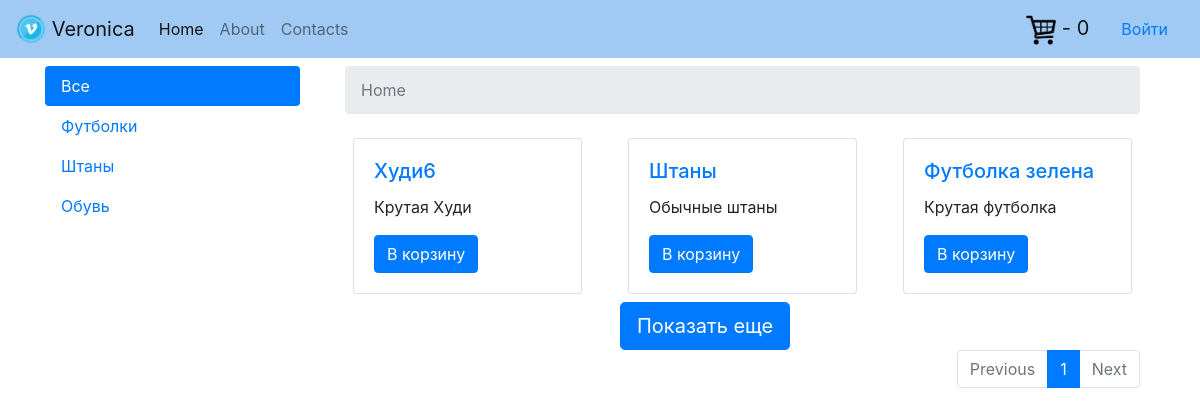
The page / on the database its author committed.
### tables this page shows
CREATE TABLE `categories` (
  `id` int(11) NOT NULL,
  `title` varchar(255) NOT NULL
);

CREATE TABLE `products` (
  `id` int(11) NOT NULL,
  `title` varchar(250) NOT NULL,
  `cost` varchar(10) NOT NULL,
  `description` text NOT NULL,
  `content` text NOT NULL,
  `category_id` int(11) NOT NULL,
  `image` varchar(255) NOT NULL
);

### parts/pagination.php (called while the page is built, shortened)
<?php
	if (isset($_GET['page'])){
		$page = $_GET['page'];
	} else {
		$page = 1;
	}
	$kol = 6;
	$art = ($page * $kol) - $kol;
	$res = $conn->query("SELECT COUNT(*) FROM products");
	$row = mysqli_fetch_row($res);
	$total = $row[0];
	$str_pag = round($total / $kol);
 ?>

### parts/product_card.php (the view)
<div class="col-4 ">
			<div class="card m-2">
		  <div class="card-body">
		    <h5 class="card-title">
		    	<a href="product.php?id=<?php echo $row['id']; ?>">
		    	<?php echo $row["title"] ?>
		    	</a>
		    </h5>
		    <p class="card-text"><?php echo $row['description']?></p>
		    <button class="btn btn-primary " onclick="addToBasket(this)" data-id="<?php echo $row['id'] ?>">
		    	В корзину
		    </button>
		  </div>
  		</div>
	</div>

### parts/cat_nav.php (shortened to what this page needs)
<div class="nav flex-column nav-pills" id="v-pills-tab" role="tablist" aria-orientation="vertical">
  <a class="nav-link <?php if(!isset($_GET['id'])){ ?>active <?php } ?>" href="/">Все</a>
	<?php
		$sql = "SELECT * FROM categories";
		$result = $conn->query($sql);
		while ($row = mysqli_fetch_assoc($result)) {
			if(isset($_GET['id']) && $_GET['id'] == $row['id']
			   || isset($_GET['id']) && $row['id'] == $polzovatel['category_id'] ){
				echo "<a class='nav-link active' href='/cat.php?id=". $row['id'] ."'>". $row['title'] ."</a>";
			} else {
				echo "<a class='nav-link' href='/cat.php?id=". $row['id'] ."'>". $row['title'] ."</a>";
			}
		}
	?>
</div>

### index.php (shortened to what this page needs)
<?php
	include "parts/header.php";
	include "parts/pagination.php";
?>
<nav aria-label="breadcrumb">
  <ol class="breadcrumb">
    <li class="breadcrumb-item active" aria-current="page">
        Home
    </li>
  </ol>
</nav>
<div class="row" id="products">
	<?php
		$sql ="SELECT* FROM products LIMIT $art,$kol";
		$result = $conn->query($sql);
		while ($row = mysqli_fetch_assoc($result)) {
			include "parts/product_card.php";
		}
	?>
</div>
<div class="row">
	<div class="col-4 offset-4">
		<button class="btn btn-primary btn-lg" id="show-more">Показать еще</button>
	</div>
</div>
<nav aria-label="Page navigation example">
  <ul class="pagination justify-content-end">
    <li class="page-item <?php if ($page == 1){ echo 'disabled'; }?>">
      <?php echo  '<a class="page-link" href= ./?page='. ($page - 1) .'>Previous</a>';?>
    </li>
    <li class="page-item active">
    	<a class="page-link" href="#"><?php echo $page; ?></a>
    </li>
    <li class="page-item <?php if ($page == $str_pag){ echo 'disabled'; }?>">
      <?php echo  '<a class="page-link" href= ./?page='. ($page + 1) .'>Next</a>';?>
    </li>
  </ul>
</nav>
<?php
	include 'parts/footer.php';
?>

### rows shown on the page
categories: title "Футболки"
categories: title "Штаны"
categories: title "Обувь"
products: title "Худи6", description "Крутая Худи"
products: title "Штаны", description "Обычные штаны"
products: title "Футболка зелена", description "Крутая футболка"

### other values the page prints
$count "0"
$page "1"
